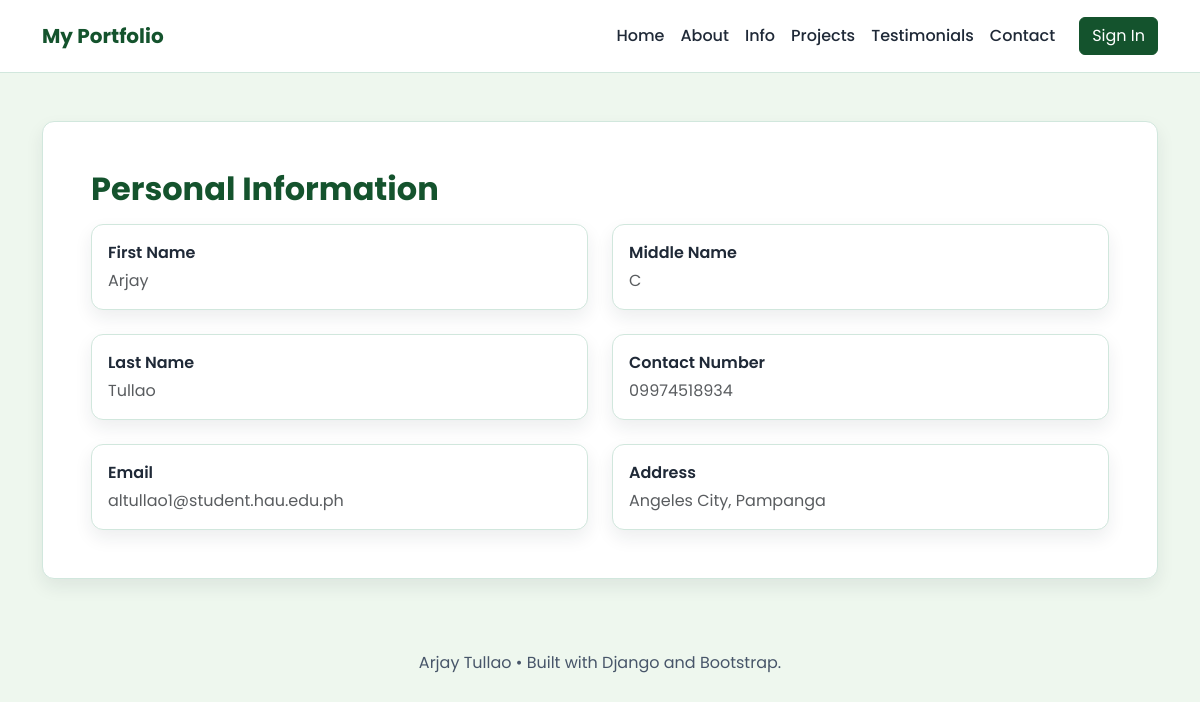
Before: /personal-information/ with the older database file.
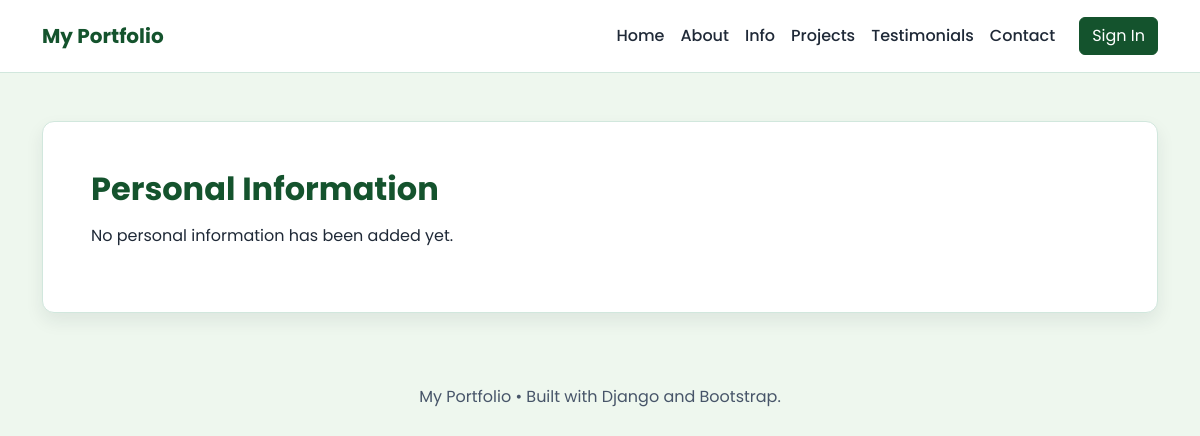
After: the same page with the newer database file.
### myproject/models.py (models this page shows, shortened)
class PersonalInformation(models.Model):
    first_name = models.CharField(max_length=100)
    middle_name = models.CharField(max_length=100, blank=True)
    last_name = models.CharField(max_length=100)
    summary = models.TextField()
    contact_number = models.CharField(max_length=20)
    email = models.EmailField()
    address = models.TextField()

### myproject/views.py (the view)
# urls.py: path('personal-information/', views.personal_information, name='personal_information'),
def personal_information(request):
    personal_info = PersonalInformation.objects.first()
    return render(request, 'personal information.html', {'personal_info': personal_info})

### templates/personal information.html (shortened to what this page needs)
{% extends 'base.html' %}
{% block content %}
<div class="card-custom p-4 p-md-5">
    <h1 class="section-title mb-3">Personal Information</h1>
    {% if personal_info %}
    <div class="row g-4">
        <div class="col-md-6">
            <div class="card-custom p-3 h-100">
                <p class="mb-1 fw-semibold">First Name</p>
                <p class="text-muted mb-0">{{ personal_info.first_name }}</p>
            </div>
        </div>
        <div class="col-md-6">
            <div class="card-custom p-3 h-100">
                <p class="mb-1 fw-semibold">Middle Name</p>
                <p class="text-muted mb-0">{{ personal_info.middle_name }}</p>
            </div>
        </div>
        <div class="col-md-6">
            <div class="card-custom p-3 h-100">
                <p class="mb-1 fw-semibold">Last Name</p>
                <p class="text-muted mb-0">{{ personal_info.last_name }}</p>
            </div>
        </div>
        <div class="col-md-6">
            <div class="card-custom p-3 h-100">
                <p class="mb-1 fw-semibold">Contact Number</p>
                <p class="text-muted mb-0">{{ personal_info.contact_number }}</p>
            </div>
        </div>
        <div class="col-md-6">
            <div class="card-custom p-3 h-100">
                <p class="mb-1 fw-semibold">Email</p>
                <p class="text-muted mb-0">{{ personal_info.email }}</p>
            </div>
        </div>
        <div class="col-md-6">
            <div class="card-custom p-3 h-100">
                <p class="mb-1 fw-semibold">Address</p>
                <p class="text-muted mb-0">{{ personal_info.address }}</p>
            </div>
        </div>
    </div>
    {% else %}
    <p>No personal information has been added yet.</p>
    {% endif %}
</div>
{% endblock %}

### templates/base.html (shortened to what this page needs)
<!DOCTYPE html>
<html lang="en">
<head>
    <link href="https://cdn.jsdelivr.net/npm/bootstrap@5.3.0/dist/css/bootstrap.min.css" rel="stylesheet">
    <link href="https://cdn.jsdelivr.net/npm/bootstrap-icons@1.10.5/font/bootstrap-icons.css" rel="stylesheet">
</head>
<body>
<nav class="navbar navbar-expand-lg">
    <div class="container">
        <a class="navbar-brand" href="{% url 'home' %}">My Portfolio</a>
        <div class="collapse navbar-collapse" id="navbarNav">
            <ul class="navbar-nav ms-auto align-items-center">
                <li class="nav-item"><a class="nav-link" href="{% url 'home' %}">Home</a></li>
                <li class="nav-item"><a class="nav-link" href="{% url 'about_me' %}">About</a></li>
                <li class="nav-item"><a class="nav-link" href="{% url 'personal_information' %}">Info</a></li>
                <li class="nav-item"><a class="nav-link" href="{% url 'projects' %}">Projects</a></li>
                <li class="nav-item"><a class="nav-link" href="{% url 'testimonials' %}">Testimonials</a></li>
                <li class="nav-item"><a class="nav-link" href="{% url 'contacts' %}">Contact</a></li>
                <li class="nav-item ms-lg-3">
                    <a class="btn btn-primary btn-primary-custom" href="{% url 'admin_login' %}">Sign In</a>
                </li>
            </ul>
        </div>
    </div>
</nav>
<main class="container py-5">
    {% block content %}{% endblock %}
</main>
<footer class="container text-center py-4">
    <p class="footer-note mb-0">{{ personal_info.first_name|default:'My' }} {{ personal_info.last_name|default:'Portfolio' }} &bull; Built with Django and Bootstrap.</p>
</footer>
</body>
</html>

Changed rows visible on the page:
removed PersonalInformation: first_name "Arjay", middle_name "C", last_name "Tullao", contact_number "09974518934", email "altullao1@student.hau.edu.ph", address "Angeles City, Pampanga"
Other visible differences:
{{ personal_info.first_name|default:'My' }}: (not shown) → "My"
{{ personal_info.last_name|default:'Portfolio' }}: (not shown) → "Portfolio"
text no longer shown: "First Name Middle Name Last Name Contact Number Email Address"
text now shown: "No personal information has been added yet."
